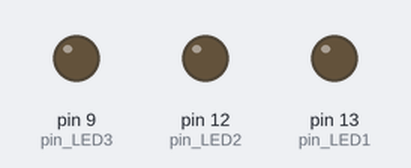
This sketch was run on a simulated Arduino Uno, built with avr-gcc and run on an emulated ATmega328P. On the bench: output pins drawn as LEDs (lit = HIGH).

Above: at 0.1 s.
At 0.9 s:
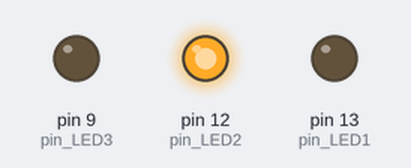
At 1.3 s:
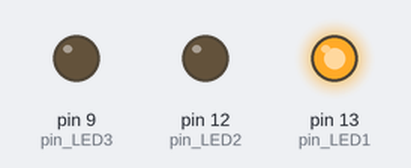
At 1.9 s:
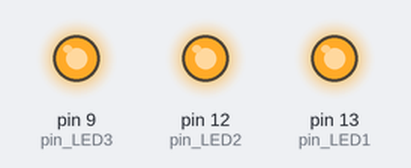
At 3.1 s:
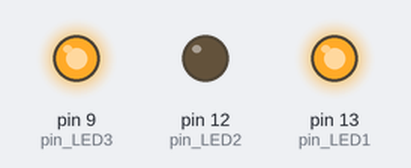
At 4.3 s:
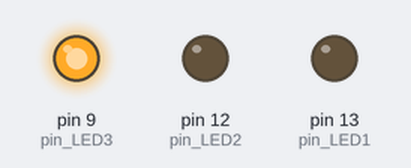
Timing chart, 0 to 4.6 s (numbered marks = the images above):
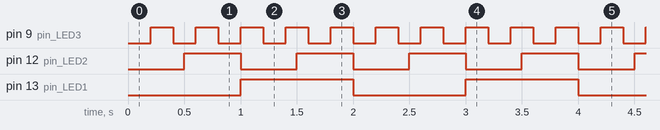

Measured:
- by itself, pin 9 (pin_LED3): alternates HIGH for 0.20 s and LOW for 0.20 s
- by itself, pin 12 (pin_LED2): alternates HIGH for 0.50 s and LOW for 0.50 s
- by itself, pin 13 (pin_LED1): alternates HIGH for 1.0 s and LOW for 1.0 s

The sketch:

app.ino
```cpp
#include "SimpleTimer.h"

SimpleTimer timer;

int pin_LED1=13;
int pin_LED2=12;
int pin_LED3=9;
boolean state=false;

void blink_1000(){
    int state = digitalRead(pin_LED1);
    digitalWrite(pin_LED1,!state);
}
void blink_500(){
    int state = digitalRead(pin_LED2);
    digitalWrite(pin_LED2,!state);
}
void blink_200(){
    int state = digitalRead(pin_LED3);
    digitalWrite(pin_LED3,!state);
}
void PrintTest(){
    Serial.println("simple called");
}

void setup(){
    Serial.begin(9600);
    pinMode(pin_LED1,OUTPUT);
    pinMode(pin_LED2,OUTPUT);
    pinMode(pin_LED3,OUTPUT);
    timer.setInterval(1000,blink_1000);
    timer.setInterval(500,blink_500);
    timer.setInterval(200,blink_200);
}
void loop(){
    timer.run();
}
```
